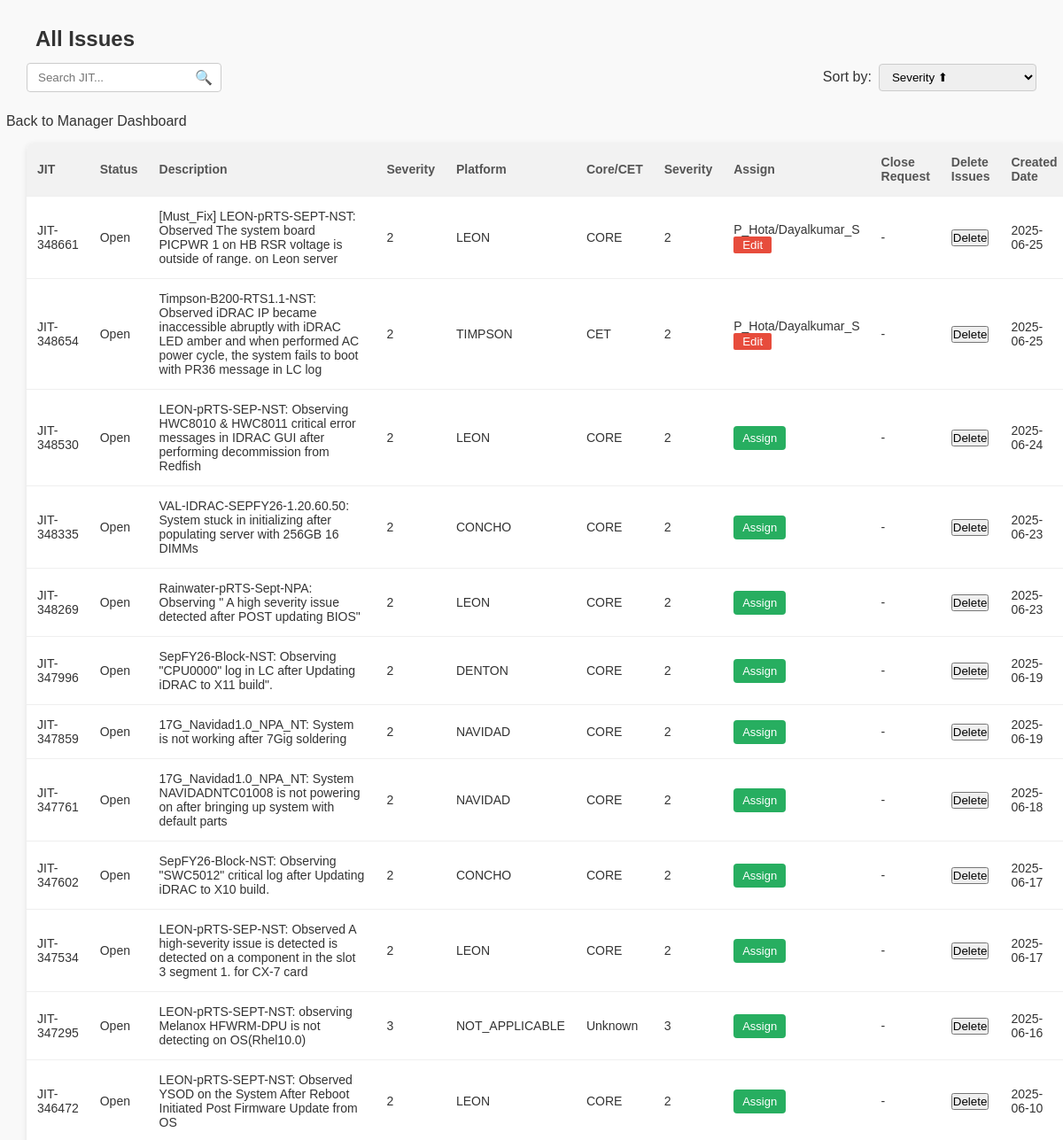
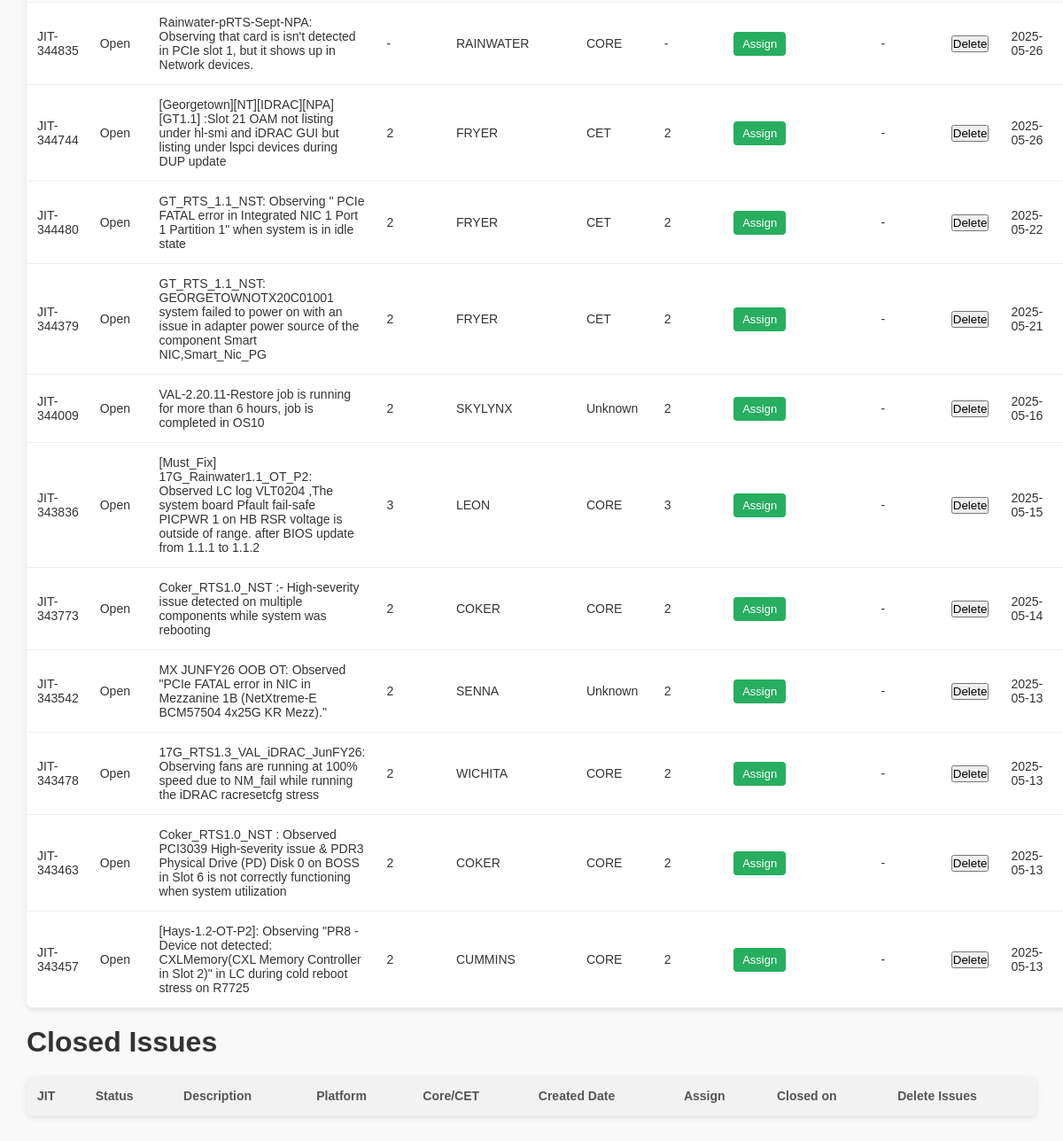
Page /all_issues on the committed database (2 pictures, top to bottom).
### tables this page shows
CREATE TABLE issues (
      issue_id      INTEGER PRIMARY KEY AUTOINCREMENT,
      jit_number    TEXT    UNIQUE NOT NULL,
      summary       TEXT,
      status        TEXT,
      created_date  DATETIME DEFAULT CURRENT_TIMESTAMP,
      closed_date   DATETIME,
      close_requested_by TEXT,
      close_requested_date DATETIME,
      manager_id    INTEGER,
      engineer_id   INTEGER,
      technician_id INTEGER,
      assigned_date DATETIME,
      delete_issue  INTEGER DEFAULT 0,
      severity INTEGER,
      core_cet TEXT,
      platform TEXT,
      rce_assign_date DATETIME,
      generation TEXT,
      damage_found TEXT,
      damage_introduced TEXT,
      dam_used TEXT,
      new_jit_add_date DATETIME
      engineer_history TEXT,
      reject_request INTEGER DEFAULT 0,
      read1 INTEGER DEFAULT 0,
      read2 INTEGER DEFAULT 0, engineer_history TEXT,
      
      FOREIGN KEY(manager_id)   REFERENCES managers(manager_id),
      FOREIGN KEY(engineer_id)  REFERENCES engineers(engineer_id),
      FOREIGN KEY(technician_id) REFERENCES technician(technician_id)
    );

### manager_dashboard.py (the view, shortened to what this page needs)
@app.route("/all_issues")
def all_issues():
    manager = request.args.get("manager", "")
    conn = sqlite3.connect(DB_PATH)
    c = conn.cursor()
    c.execute("""
      SELECT jit_number, summary, status, created_date, assigned_date,
             (SELECT e.name FROM engineers e WHERE e.engineer_id = i.engineer_id) AS engineer,
             close_requested_by, closed_date, delete_issue,
             (SELECT t.name FROM technician t WHERE t.technician_id = i.technician_id) AS technician,
             severity, platform, core_cet
      FROM issues i
      WHERE (status != 'Closed' AND delete_issue == 0) OR   ( new_jit_add_date IS NOT NULL)
      ORDER BY created_date DESC

    """)
    issues = c.fetchall()
    c.execute("""
      SELECT jit_number, summary, status, severity, assigned_date,
             (SELECT e.name FROM engineers e WHERE e.engineer_id = i.engineer_id) AS engineer,
             close_requested_by, closed_date, delete_issue,
             (SELECT t.name FROM technician t WHERE t.technician_id = i.technician_id) AS technician,
             platform,core_cet,created_date
      FROM issues i
      WHERE status = 'Closed' AND new_jit_add_date IS NULL
      ORDER BY closed_date DESC

    """)
    issues_closed = c.fetchall()
    c.execute("SELECT manager_id, name FROM managers")
    managers_list = c.fetchall()
    c.execute("""
      SELECT jit_number, summary, status, close_requested_by, close_requested_date, delete_issue, dam_used
      FROM issues i
      WHERE close_requested_by IS NOT NULL AND status != 'Closed'
      ORDER BY close_requested_date DESC
    """)
    pending_issues = c.fetchall()
    c.execute("""
      SELECT i.jit_number, dt.category, dt.value, ed.introduced
      FROM issues i
      JOIN engineer_damage ed ON ed.issue_id = i.issue_id
      JOIN damage_types dt ON dt.id = ed.damage_id
      WHERE i.close_requested_by IS NOT NULL AND i.status != 'Closed'
      ORDER BY i.close_requested_date DESC
    """)
    damage_details = c.fetchall()
    from collections import defaultdict
    damage_by_issue = defaultdict(lambda: {'found': [], 'introduced': []})
    for jit, cat, val, introduced in damage_details:
        if introduced == 0:
            damage_by_issue[jit]['found'].append((cat, val))
        else:
            damage_by_issue[jit]['introduced'].append((cat, val))
    pending_closures = []
    pending_closures_list = [{
        'jit_number': pc['jit_number'],
        'found': pc['found_damages'],
        'introduced': pc['introduced_damages'],
        'dam_used': pc['dam_used'],
        'summary': pc['summary']
    } for pc in pending_closures]
    pending_closures_json = json.dumps(pending_closures_list)
    conn.close()
    return render_template(
        "all_issues.html",
        manager=manager,
        issues=issues,
         issues_closed=issues_closed,
        managers_list=managers_list,
        pending_closures=pending_closures,
        pending_closures_json=pending_closures_json,
    )

### all_issues.html (shortened to what this page needs)
<html lang="en">
<head>
</head>
 <body>
    <div class="container">
        <main class="main">
            <h2 style="margin-bottom: -30px; margin-left: 10px;">All Issues</h2>
      <div class="table-header">
        <div class="search-box">
          <input
            type="text"
            id="searchInput"
            placeholder="Search JIT..."
            onkeyup="filterTable()"
          />
          <span class="magnifier">🔍</span>
        </div>
              <a style="margin-left: -1700px; margin-top: 100px;"
  href="/manager?name={{ manager }}"
  class="back-link"
>← Back to Manager Dashboard</a>
        <div class="sort-dropdown">
          <label for="sortSelect">Sort by:</label>
          <select id="sortSelect" onchange="sortTable()">
           <option value="severity-asc">Severity ⬆</option>
          </select>
        </div>
      </div>
            <table id="issuesTable">
                <thead>
                    <tr>
                        <th>JIT</th>
                        <th>Status</th>
                        <th>Description</th>
                        <th>Severity</th>
                        <th>Platform</th>
                        <th>Core/CET</th>
                        <th>Severity</th>
                        <th>Assign</th>
                        <th>Close Request</th>
                        <th>Delete Issues</th>
                        <th>Created Date</th>
                    </tr>
                </thead>
                <tbody>
                    {% for issue in issues %}
                    {% if issue[8]==0 and issue[2]!='Closed' %}
                    <tr data-core-cet="{{issue[12]}}">
                        <td><a href="https://jira.gtie.dell.com/browse/{{issue[0]}}" target="_blank">{{ issue[0] }}</a></td>
                        <td>{{ issue[2] }}</td>
                        <td>{{ issue[1] }}</td>
                        <td>{{issue[10]}}</td>
                        <td>{{issue[11]}}</td>
                          <td>{{issue[12]}}</td>
                        <td>{{ issue[10] }}</td>
                        <td>
                            {% if issue[5] %}
                            <span>{{ issue[5] }}/{{issue[9] }}
                                <form action="/edit_assign" method="POST" style="display:inline;">
                                    <button type="submit" class="btn-edit">Edit</button>
                                </form>
                            </span>
                            {% else %}
                            <a href="/assign_engineer?issue_id={{ issue[0] }}&manager={{ manager }}" class="btn-close">Assign</a>
                            {% endif %}
                        </td>
                 <td>
              {%if issue[2] == "Closed" %}
                    <span>Issue closed on {{issue[7]}}</span>
              {% elif  issue[4] and issue[6] %}
        <button onclick="openCloseModal('{{issue[0] }}')">View/Close</button>
      </td>
            {% else%}
            <span>-</span>
            {% endif %}
            </td>
                        <td>
                            <form action="/delete_issue" method="POST" style="margin: 0; padding: 0;">
                                <button type="submit" class="btn-close-danger" onclick="return confirm('Are you sure you want to delete this issue?')">Delete</button>
                            </form>
                        </td>
                         <td>{{issue[3]}}</td>
                    </tr>
                    {% endif %}
                    {% endfor %}
                </tbody>
            </table>
            <h1 style="padding-bottom: 20px;"></h1>
            <h1 style="padding-bottom: 20px;">Closed Issues</h1>
            <table id="issuesTableclosed">
                <thead>
                    <tr>
                        <th>JIT</th>
                        <th>Status</th>
                        <th>Description</th>
                        <th>Platform</th>
                        <th>Core/CET</th>
                        <th>Created Date</th>
                        <th>Assign</th>
                        <th>Closed on</th>
                        <th>Delete Issues</th>
                    </tr>
                </thead>
            </table>
        </main>
    </div>
</body>
</html>

### all_issues.html (style rules this page uses)
* { margin: 0; padding: 0; box-sizing: border-box; }
html, body { font-family: Arial, sans-serif; background-color: #F9F9F9; color: #333; height: 100%; }
a { text-decoration: none; color: inherit; }
.container { display: flex; height: 100vh; }
.main { flex-grow: 1; padding: 30px; overflow-y: auto; position: relative; }
.table-header { display: flex; justify-content: space-between; align-items: center; margin-bottom: 15px; }
.table-header .search-box { position: relative; }
.table-header .search-box input { padding: 8px 30px 8px 12px; border-radius: 4px; border: 1px solid #CCC; width: 220px; }
.table-header .search-box .magnifier { position: absolute; right: 10px; top: 50%; transform: translateY(-50%); font-size: 16px; color: #999; }
.table-header .sort-dropdown { display: flex; align-items: center; gap: 8px; }
.table-header .sort-dropdown select { padding: 6px 10px; border-radius: 4px; border: 1px solid #CCC; }
table { width: 100%; border-collapse: collapse; background-color: #fff; border-radius: 8px; overflow: hidden; box-shadow: 0 2px 6px rgba(0,0,0,0.1); }
th, td { padding: 14px 12px; text-align: left; border-bottom: 1px solid #EFEFEF; font-size: 14px; }
th { background-color: #F2F2F2; font-weight: 600; color: #555; }
.btn-close { background-color: #27AE60; color: #fff; border: none; border-radius: 4px; padding: 6px 10px; cursor: pointer; font-size: 13px; transition: background 0.2s; }
.btn-edit { background-color: #E74C3C; color: white; border: rgb(9, 10, 10); padding :2px 10px; border-radius: 2px; cursor: pointer; }

### rows in the picture
issues: jit_number "JIT-348661", status "Open", summary "[Must_Fix] LEON-pRTS-SEPT-NST: Observed The system board PICPWR 1 on HB RSR voltage is outside of range. on Leon server", severity "2", platform "LEON", core_cet "CORE", issue "P_Hota", issue "Dayalkumar_S", created_date "2025-06-25"
issues: jit_number "JIT-348654", status "Open", summary "Timpson-B200-RTS1.1-NST: Observed iDRAC IP became inaccessible abruptly with iDRAC LED amber and when performed AC power cycle, the system fails to boot with PR36 message in LC log", severity "2", platform "TIMPSON", core_cet "CET", issue "P_Hota", issue "Dayalkumar_S", created_date "2025-06-25"
issues: jit_number "JIT-348530", status "Open", summary "LEON-pRTS-SEP-NST: Observing HWC8010 & HWC8011 critical error messages in IDRAC GUI after performing decommission from Redfish", severity "2", platform "LEON", core_cet "CORE", created_date "2025-06-24"
issues: jit_number "JIT-348335", status "Open", summary "VAL-IDRAC-SEPFY26-1.20.60.50: System stuck in initializing after populating server with 256GB 16 DIMMs", severity "2", platform "CONCHO", core_cet "CORE", created_date "2025-06-23"
issues: jit_number "JIT-348269", status "Open", summary "Rainwater-pRTS-Sept-NPA: Observing \" A high severity issue detected after POST updating BIOS\"", severity "2", platform "LEON", core_cet "CORE", created_date "2025-06-23"
issues: jit_number "JIT-347996", status "Open", summary "SepFY26-Block-NST: Observing \"CPU0000\" log in LC after Updating iDRAC to X11 build\".", severity "2", platform "DENTON", core_cet "CORE", created_date "2025-06-19"
issues: jit_number "JIT-347859", status "Open", summary "17G_Navidad1.0_NPA_NT: System is not working after 7Gig soldering", severity "2", platform "NAVIDAD", core_cet "CORE", created_date "2025-06-19"
issues: jit_number "JIT-347761", status "Open", summary "17G_Navidad1.0_NPA_NT: System NAVIDADNTC01008 is not powering on after bringing up system with default parts", severity "2", platform "NAVIDAD", core_cet "CORE", created_date "2025-06-18"
issues: jit_number "JIT-347602", status "Open", summary "SepFY26-Block-NST: Observing \"SWC5012\" critical log after Updating iDRAC to X10 build.", severity "2", platform "CONCHO", core_cet "CORE", created_date "2025-06-17"
issues: jit_number "JIT-347534", status "Open", summary "LEON-pRTS-SEP-NST: Observed A high-severity issue is detected is detected on a component in the slot 3 segment 1. for CX-7 card", severity "2", platform "LEON", core_cet "CORE", created_date "2025-06-17"
issues: jit_number "JIT-347295", status "Open", summary "LEON-pRTS-SEPT-NST: observing Melanox HFWRM-DPU is not detecting on OS(Rhel10.0)", severity "3", platform "NOT_APPLICABLE", core_cet "Unknown", created_date "2025-06-16"
issues: jit_number "JIT-346472", status "Open", summary "LEON-pRTS-SEPT-NST: Observed YSOD on the System After Reboot Initiated Post Firmware Update from OS", severity "2", platform "LEON", core_cet "CORE", created_date "2025-06-10"
issues: jit_number "JIT-344835", status "Open", summary "Rainwater-pRTS-Sept-NPA: Observing that card is isn't detected in PCIe slot 1, but it shows up in Network devices.", severity "-", platform "RAINWATER", core_cet "CORE", created_date "2025-05-26"
issues: jit_number "JIT-344744", status "Open", summary "[Georgetown][NT][IDRAC][NPA][GT1.1] :Slot 21 OAM not listing under hl-smi and iDRAC GUI but listing under lspci devices during DUP update", severity "2", platform "FRYER", core_cet "CET", created_date "2025-05-26"
issues: jit_number "JIT-344480", status "Open", summary "GT_RTS_1.1_NST: Observing \" PCIe FATAL error in Integrated NIC 1 Port 1 Partition 1\" when system is in idle state", severity "2", platform "FRYER", core_cet "CET", created_date "2025-05-22"
issues: jit_number "JIT-344379", status "Open", summary "GT_RTS_1.1_NST: GEORGETOWNOTX20C01001 system failed to power on with an issue in adapter power source of the component Smart NIC,Smart_Nic_PG", severity "2", platform "FRYER", core_cet "CET", created_date "2025-05-21"
issues: jit_number "JIT-344009", status "Open", summary "VAL-2.20.11-Restore job is running for more than 6 hours, job is completed in OS10", severity "2", platform "SKYLYNX", core_cet "Unknown", created_date "2025-05-16"
issues: jit_number "JIT-343836", status "Open", summary "[Must_Fix] 17G_Rainwater1.1_OT_P2: Observed LC log VLT0204 ,The system board Pfault fail-safe PICPWR 1 on HB RSR voltage is outside of range. after BIOS update from 1.1.1 to 1.1.2", severity "3", platform "LEON", core_cet "CORE", created_date "2025-05-15"
issues: jit_number "JIT-343773", status "Open", summary "Coker_RTS1.0_NST :- High-severity issue detected on multiple components while system was rebooting", severity "2", platform "COKER", core_cet "CORE", created_date "2025-05-14"
issues: jit_number "JIT-343542", status "Open", summary "MX JUNFY26 OOB OT: Observed \"PCIe FATAL error in NIC in Mezzanine 1B (NetXtreme-E BCM57504 4x25G KR Mezz).\"", severity "2", platform "SENNA", core_cet "Unknown", created_date "2025-05-13"
issues: jit_number "JIT-343478", status "Open", summary "17G_RTS1.3_VAL_iDRAC_JunFY26: Observing fans are running at 100% speed due to NM_fail while running the iDRAC racresetcfg stress", severity "2", platform "WICHITA", core_cet "CORE", created_date "2025-05-13"
issues: jit_number "JIT-343463", status "Open", summary "Coker_RTS1.0_NST : Observed PCI3039 High-severity issue & PDR3 Physical Drive (PD) Disk 0 on BOSS in Slot 6 is not correctly functioning when system utilization", severity "2", platform "COKER", core_cet "CORE", created_date "2025-05-13"
issues: jit_number "JIT-343457", status "Open", summary "[Hays-1.2-OT-P2]: Observing \"PR8 -Device not detected: CXLMemory(CXL Memory Controller in Slot 2)\" in LC during cold reboot stress on R7725", severity "2", platform "CUMMINS", core_cet "CORE", created_date "2025-05-13"
